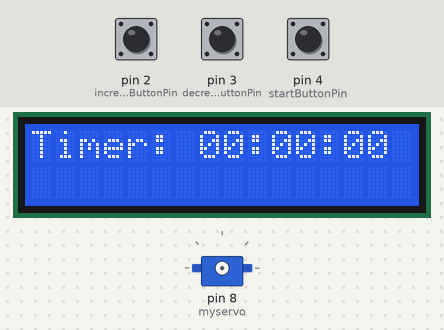
The sketch below on a simulated Arduino Uno, built with avr-gcc and run on an emulated ATmega328P. Shown: 16×2 character LCD, servo. The inputs (shaded band) are chosen by the test bench; at power-on: pin 2 (increaseButtonPin) HIGH, pin 4 (startButtonPin) HIGH, pin 3 (decreaseButtonPin) HIGH. What the sketch prints to the serial monitor is not drawn.

Above: at 1.2 s.
1.3 s: pin 2 (increaseButtonPin) pulled LOW for 1 s
At 3.4 s:
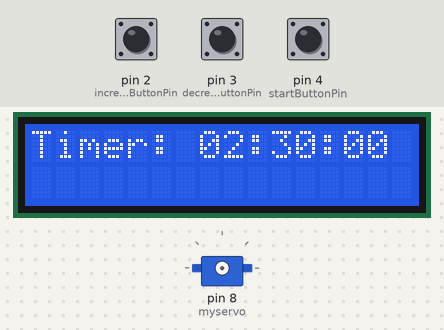
3.8 s: pin 4 (startButtonPin) pulled LOW for 0.15 s
At 6.6 s:
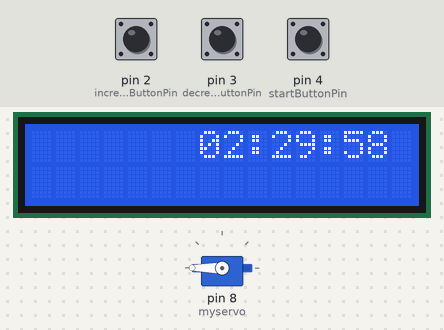
Timing chart, 0 to 8.1 s (numbered marks = the images above; inputs shaded):
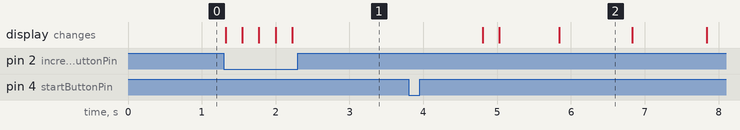

The sketch:

phoneBox.ino
```cpp
#include <Wire.h>
#include <LiquidCrystal_I2C.h>
#include <Servo.h>
Servo myservo;  // create servo object to control a servo

LiquidCrystal_I2C lcd(0x27, 16, 2);  // Change the I2C address if necessary

const int increaseButtonPin = 2;  // Pin for increasing time button
const int decreaseButtonPin = 3;  // Pin for decreasing time button
const int startButtonPin = 4;     // Pin for starting timer button
int ResetPin = 6;
unsigned long timerDuration = 0;   // Timer duration in milliseconds
unsigned long startTime = 0;       // Start time of the timer
boolean timerRunning = false;      // Timer state

void setup() {
  digitalWrite(ResetPin, HIGH); // Set digital pin to 5V
  pinMode(ResetPin, OUTPUT); // Set the digital pin to an OUTPUT pin
  Serial.begin(9600);
  lcd.init();
  lcd.backlight();
  pinMode(increaseButtonPin, INPUT_PULLUP);
  pinMode(decreaseButtonPin, INPUT_PULLUP);
  pinMode(startButtonPin, INPUT_PULLUP);
  lcd.print("Timer: 00:00:00");
}

void loop() {
  if (!timerRunning) {
    handleButtonPresses();
  } else {
    unsigned long currentTime = millis();
    unsigned long elapsedTime = currentTime - startTime;

    if (elapsedTime >= timerDuration) {
      timerRunning = false;
      lcd.clear();
      lcd.print("Timer Done!");
      myservo.write(30);              // tell servo to go to position in variable 'pos'
      delay(5000);
      digitalWrite(ResetPin, LOW); // This command grouunds the reset pin and reboots the Arduino

    } else {
      updateTimerDisplay(timerDuration - elapsedTime);
    }
  }
}

void handleButtonPresses() {
  if (digitalRead(increaseButtonPin) == LOW) {
    timerDuration += 1800000;  // Increase by 30 minutes
    updateTimerDisplay(timerDuration); // Update display without starting timer
    delay(200);
  }

  if (digitalRead(decreaseButtonPin) == LOW) {
    if (timerDuration >= 30 * 60 * 1000) {
      timerDuration -= 1800000;  // Decrease by 30 minutes
      updateTimerDisplay(timerDuration); // Update display without starting timer
    }
    delay(200);
  }

  if (digitalRead(startButtonPin) == LOW) {
    if (timerDuration > 0) {
      myservo.attach(8);  // attaches the servo on pin 9 to the servo object
      myservo.write(360);              // tell servo to go to position in variable 'pos'
      delay(1000);
      startTime = millis();
      timerRunning = true;
      lcd.clear();  // Clear the entire display
      lcd.setCursor(0, 0);
    }
    delay(200);
  }
}

void updateTimerDisplay(unsigned long remainingTime) {
  Serial.println(remainingTime);
  int hours = (remainingTime  / 3600000) % 60;
  int minutes = (remainingTime  / 60000) % 60;
  int seconds = (remainingTime  / 1000) % 60;
  Serial.println(minutes);
  lcd.setCursor(7, 1);  // Move to the second line
  lcd.print("                ");  // Clear the line
  lcd.setCursor(7, 0);
  if (hours < 10) lcd.print("0");
  lcd.print(hours);
  lcd.print(":");
  if (minutes < 10) lcd.print("0");
  lcd.print(minutes);
  lcd.print(":");
  if (seconds < 10) lcd.print("0");
  lcd.print(seconds);
}
```

Measured:
- after the input at 1.3 s, the display: first changes at once (image 1 shows a later state)
- after the input at 3.8 s, the display: first changes after 1.0 s (image 2 shows a later state)
- what the display in image 2 shows lasts 1.0 s, from 5.8 s to 6.8 s
